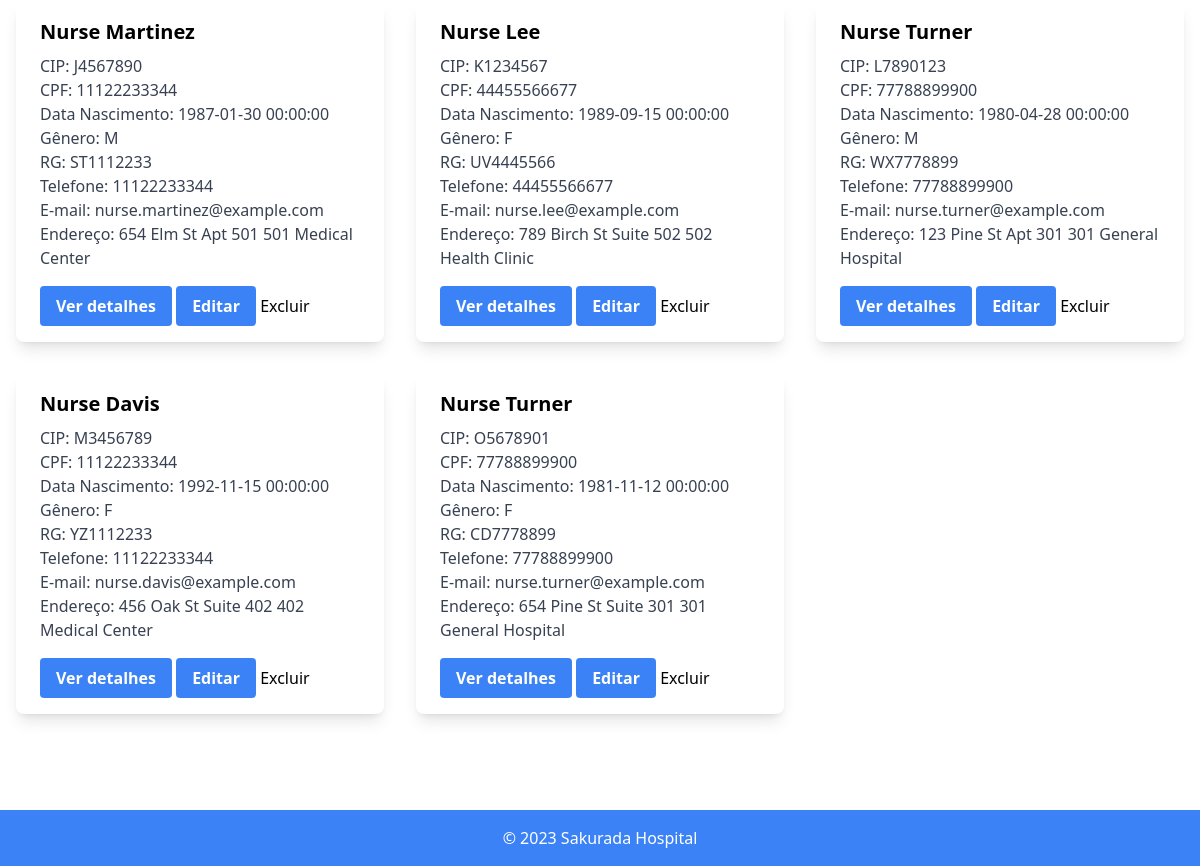
The app's page /nurse/enfermeiro_view.php (lower part), older data.
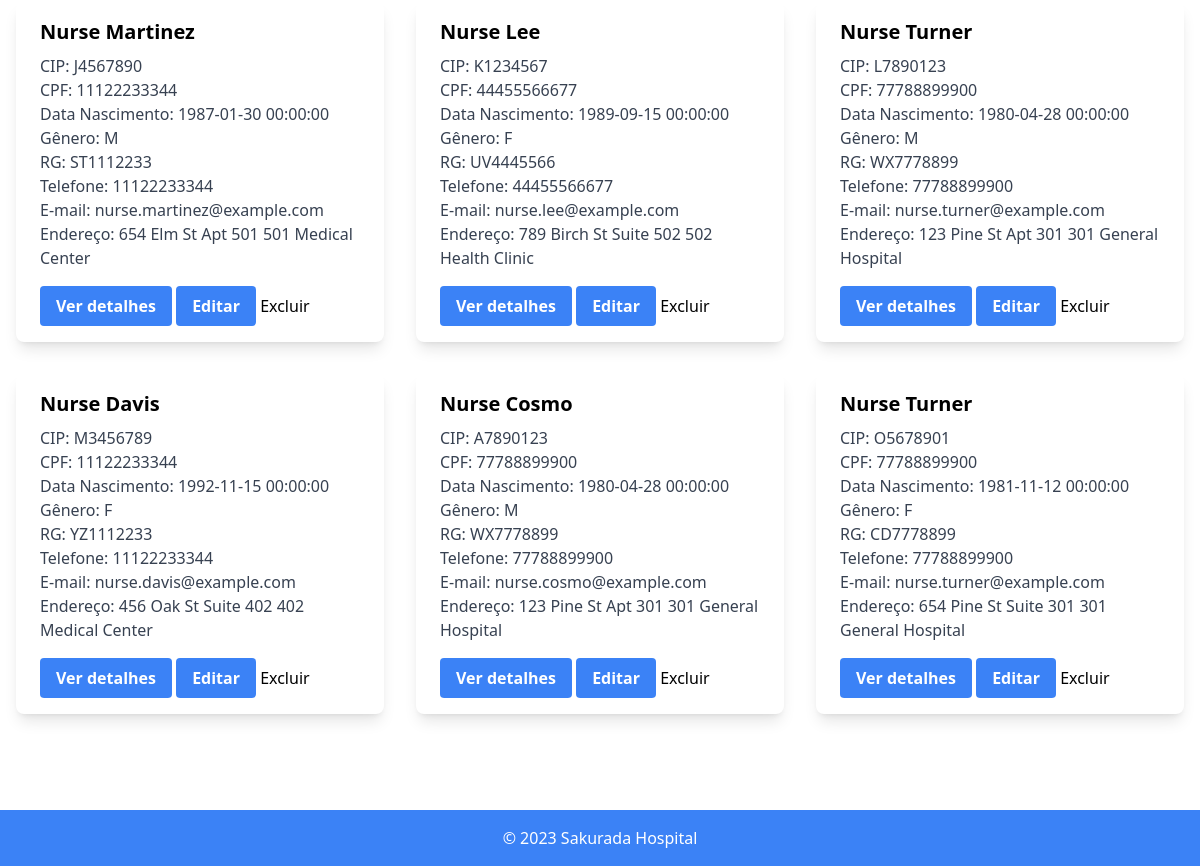
The same page, newer data.
### tables this page shows
CREATE TABLE Enfermeiro (
  ID_Enfermeiro INT PRIMARY KEY,
  Nome_Enfermeiro VARCHAR(100),
  CIP VARCHAR(8),
  Data_Nascimento_Enfermeiro TIMESTAMP,
  Genero_Enfermeiro CHAR,
  CPF_Enfermeiro VARCHAR(14),
  RG_Enfermeiro VARCHAR(12),
  Nome_Endereco_Enfermeiro VARCHAR(100),
  Numero_Endereco_Enfermeiro INT,
  Complemento_Endereco_Enfermeiro VARCHAR(100),
  Logradouro_Enfermeiro VARCHAR(100),
  Telefone_Enfermeiro VARCHAR(11),
  E_mail_Enfermeiro VARCHAR(100)
);

### nurse/enfermeiro_view.php (the view, shortened to what this page needs)
<html>
    <head>
        <link rel="stylesheet" href="https://unpkg.com/tailwindcss@latest/dist/tailwind.min.css">
    </head>
    <body class="mx-auto">
<?php
    include("../connection.php");
    $sql = "SELECT * FROM Enfermeiro";
    $result = $conn->query($sql);
?>
        <div class="flex flex-wrap -mx-4 mx-auto">
            <?php
            if ($result->num_rows > 0) {
                while ($row = $result->fetch_assoc()) {
            ?>
            <div class="w-full md:w-1/2 lg:w-1/3 px-4 py-4">
                <div class="bg-white rounded-lg shadow-lg">
                    <div class="px-6 py-4">
                        <div class="font-bold text-xl mb-2"><?php echo $row["Nome_Enfermeiro"] ?></div>
                        <p class="text-gray-700 text-base">
                            CIP: <?php echo $row["CIP"] ?><br>
                            CPF: <?php echo $row["CPF_Enfermeiro"] ?><br>
                            Data Nascimento: <?php echo $row["Data_Nascimento_Enfermeiro"] ?><br>
                            Gênero: <?php echo $row["Genero_Enfermeiro"] ?><br>
                            RG: <?php echo $row["RG_Enfermeiro"] ?><br>
                            Telefone: <?php echo $row["Telefone_Enfermeiro"] ?><br>
                            E-mail: <?php echo $row["E_mail_Enfermeiro"] ?><br>
                            Endereço: <?php echo $row['Logradouro_Enfermeiro']. " " .$row['Nome_Endereco_Enfermeiro']. " ".$row['Numero_Endereco_Enfermeiro']. " ".$row['Complemento_Endereco_Enfermeiro'] ?>
                        </p>
                        <a href="enfermeiro_show.php?ID_Enfermeiro=<?php echo $row['ID_Enfermeiro'] ?>" class="bg-blue-500 hover:bg-blue-700 text-white font-bold py-2 px-4 rounded mt-4 inline-block">Ver detalhes</a>
                        <a href="./enfermeiro_edit.php?ID_Enfermeiro=<?php echo $row['ID_Enfermeiro'] ?>" class="bg-blue-500 hover:bg-blue-700 text-white font-bold py-2 px-4 rounded mt-4 inline-block">Editar</a>
                        <input onclick="deletar(<?php echo $row['ID_Enfermeiro'] ?>)" type="button" value="Excluir" href="#">
                    </div>
                </div>
            </div>
            <?php
                }
            }
            ?>
        </div>
    </body>
    <?php
        include("../components/footer.php");
    ?>
</html>

### connection.php (shortened to what this page needs)
<script src="https://cdn.tailwindcss.com"></script>

### components/footer.php
<footer class="bg-blue-500 text-white py-4 text-center bottom-0 w-full mt-20">
    &copy; 2023 Sakurada Hospital
</footer>

Row changes from the older to the newer data that the page shows:
added enfermeiro: Nome_Enfermeiro "Nurse Cosmo", CIP "A7890123", CPF_Enfermeiro "77788899900", Data_Nascimento_Enfermeiro "1980-04-28 00:00:00", Genero_Enfermeiro "M", RG_Enfermeiro "WX7778899", Telefone_Enfermeiro "77788899900", E_mail_Enfermeiro "nurse.cosmo@example.com", Logradouro_Enfermeiro "123 Pine St", Nome_Endereco_Enfermeiro "Apt 301", Numero_Endereco_Enfermeiro "301", Complemento_Endereco_Enfermeiro "General Hospital"
